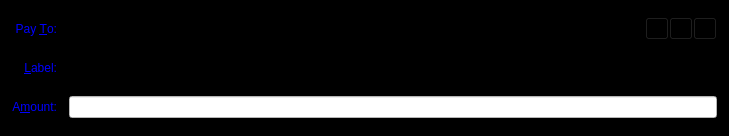
<?xml version="1.0" encoding="UTF-8"?>
<ui version="4.0">
 <class>SendCoinsEntry</class>
 <widget class="QFrame" name="SendCoinsEntry">
  <property name="geometry">
   <rect>
    <x>0</x>
    <y>0</y>
    <width>729</width>
    <height>136</height>
   </rect>
  </property>
  <property name="palette">
   <palette>
    <active>
     <colorrole role="WindowText">
      <brush brushstyle="SolidPattern">
       <color alpha="255">
        <red>170</red>
        <green>0</green>
        <blue>0</blue>
       </color>
      </brush>
     </colorrole>
     <colorrole role="Button">
      <brush brushstyle="SolidPattern">
       <color alpha="255">
        <red>0</red>
        <green>0</green>
        <blue>0</blue>
       </color>
      </brush>
     </colorrole>
     <colorrole role="Midlight">
      <brush brushstyle="SolidPattern">
       <color alpha="255">
        <red>255</red>
        <green>255</green>
        <blue>255</blue>
       </color>
      </brush>
     </colorrole>
     <colorrole role="Dark">
      <brush brushstyle="SolidPattern">
       <color alpha="255">
        <red>255</red>
        <green>255</green>
        <blue>255</blue>
       </color>
      </brush>
     </colorrole>
     <colorrole role="Mid">
      <brush brushstyle="SolidPattern">
       <color alpha="255">
        <red>255</red>
        <green>255</green>
        <blue>255</blue>
       </color>
      </brush>
     </colorrole>
     <colorrole role="Text">
      <brush brushstyle="SolidPattern">
       <color alpha="255">
        <red>170</red>
        <green>0</green>
        <blue>0</blue>
       </color>
      </brush>
     </colorrole>
     <colorrole role="ButtonText">
      <brush brushstyle="SolidPattern">
       <color alpha="255">
        <red>170</red>
        <green>0</green>
        <blue>0</blue>
       </color>
      </brush>
     </colorrole>
     <colorrole role="Base">
      <brush brushstyle="SolidPattern">
       <color alpha="255">
        <red>0</red>
        <green>0</green>
        <blue>0</blue>
       </color>
      </brush>
     </colorrole>
     <colorrole role="Window">
      <brush brushstyle="SolidPattern">
       <color alpha="255">
        <red>0</red>
        <green>0</green>
        <blue>0</blue>
       </color>
      </brush>
     </colorrole>
     <colorrole role="LinkVisited">
      <brush brushstyle="SolidPattern">
       <color alpha="255">
        <red>255</red>
        <green>0</green>
        <blue>0</blue>
       </color>
      </brush>
     </colorrole>
     <colorrole role="ToolTipText">
      <brush brushstyle="SolidPattern">
       <color alpha="255">
        <red>0</red>
        <green>0</green>
        <blue>0</blue>
       </color>
      </brush>
     </colorrole>
    </active>
    <inactive>
     <colorrole role="WindowText">
      <brush brushstyle="SolidPattern">
       <color alpha="255">
        <red>170</red>
        <green>0</green>
        <blue>0</blue>
       </color>
      </brush>
     </colorrole>
     <colorrole role="Button">
      <brush brushstyle="SolidPattern">
       <color alpha="255">
        <red>0</red>
        <green>0</green>
        <blue>0</blue>
       </color>
      </brush>
     </colorrole>
     <colorrole role="Midlight">
      <brush brushstyle="SolidPattern">
       <color alpha="255">
        <red>255</red>
        <green>255</green>
        <blue>255</blue>
       </color>
      </brush>
     </colorrole>
     <colorrole role="Dark">
      <brush brushstyle="SolidPattern">
       <color alpha="255">
        <red>255</red>
        <green>255</green>
        <blue>255</blue>
       </color>
      </brush>
     </colorrole>
     <colorrole role="Mid">
      <brush brushstyle="SolidPattern">
       <color alpha="255">
        <red>255</red>
        <green>255</green>
        <blue>255</blue>
       </color>
      </brush>
     </colorrole>
     <colorrole role="Text">
      <brush brushstyle="SolidPattern">
       <color alpha="255">
        <red>170</red>
        <green>0</green>
        <blue>0</blue>
       </color>
      </brush>
     </colorrole>
     <colorrole role="ButtonText">
      <brush brushstyle="SolidPattern">
       <color alpha="255">
        <red>170</red>
        <green>0</green>
        <blue>0</blue>
       </color>
      </brush>
     </colorrole>
     <colorrole role="Base">
      <brush brushstyle="SolidPattern">
       <color alpha="255">
        <red>0</red>
        <green>0</green>
        <blue>0</blue>
       </color>
      </brush>
     </colorrole>
     <colorrole role="Window">
      <brush brushstyle="SolidPattern">
       <color alpha="255">
        <red>0</red>
        <green>0</green>
        <blue>0</blue>
       </color>
      </brush>
     </colorrole>
     <colorrole role="LinkVisited">
      <brush brushstyle="SolidPattern">
       <color alpha="255">
        <red>255</red>
        <green>0</green>
        <blue>0</blue>
       </color>
      </brush>
     </colorrole>
     <colorrole role="ToolTipText">
      <brush brushstyle="SolidPattern">
       <color alpha="255">
        <red>0</red>
        <green>0</green>
        <blue>0</blue>
       </color>
      </brush>
     </colorrole>
    </inactive>
    <disabled>
     <colorrole role="WindowText">
      <brush brushstyle="SolidPattern">
       <color alpha="255">
        <red>255</red>
        <green>255</green>
        <blue>255</blue>
       </color>
      </brush>
     </colorrole>
     <colorrole role="Button">
      <brush brushstyle="SolidPattern">
       <color alpha="255">
        <red>0</red>
        <green>0</green>
        <blue>0</blue>
       </color>
      </brush>
     </colorrole>
     <colorrole role="Midlight">
      <brush brushstyle="SolidPattern">
       <color alpha="255">
        <red>255</red>
        <green>255</green>
        <blue>255</blue>
       </color>
      </brush>
     </colorrole>
     <colorrole role="Dark">
      <brush brushstyle="SolidPattern">
       <color alpha="255">
        <red>255</red>
        <green>255</green>
        <blue>255</blue>
       </color>
      </brush>
     </colorrole>
     <colorrole role="Mid">
      <brush brushstyle="SolidPattern">
       <color alpha="255">
        <red>255</red>
        <green>255</green>
        <blue>255</blue>
       </color>
      </brush>
     </colorrole>
     <colorrole role="Text">
      <brush brushstyle="SolidPattern">
       <color alpha="255">
        <red>255</red>
        <green>255</green>
        <blue>255</blue>
       </color>
      </brush>
     </colorrole>
     <colorrole role="ButtonText">
      <brush brushstyle="SolidPattern">
       <color alpha="255">
        <red>255</red>
        <green>255</green>
        <blue>255</blue>
       </color>
      </brush>
     </colorrole>
     <colorrole role="Base">
      <brush brushstyle="SolidPattern">
       <color alpha="255">
        <red>0</red>
        <green>0</green>
        <blue>0</blue>
       </color>
      </brush>
     </colorrole>
     <colorrole role="Window">
      <brush brushstyle="SolidPattern">
       <color alpha="255">
        <red>0</red>
        <green>0</green>
        <blue>0</blue>
       </color>
      </brush>
     </colorrole>
     <colorrole role="LinkVisited">
      <brush brushstyle="SolidPattern">
       <color alpha="255">
        <red>255</red>
        <green>0</green>
        <blue>0</blue>
       </color>
      </brush>
     </colorrole>
     <colorrole role="ToolTipText">
      <brush brushstyle="SolidPattern">
       <color alpha="255">
        <red>0</red>
        <green>0</green>
        <blue>0</blue>
       </color>
      </brush>
     </colorrole>
    </disabled>
   </palette>
  </property>
  <property name="windowTitle">
   <string>Form</string>
  </property>
  <property name="styleSheet">
   <string notr="true">background-color: rgb(0, 0, 0);</string>
  </property>
  <property name="frameShape">
   <enum>QFrame::StyledPanel</enum>
  </property>
  <property name="frameShadow">
   <enum>QFrame::Sunken</enum>
  </property>
  <layout class="QGridLayout" name="gridLayout">
   <property name="spacing">
    <number>12</number>
   </property>
   <item row="5" column="0">
    <widget class="QLabel" name="label">
     <property name="palette">
      <palette>
       <active>
        <colorrole role="WindowText">
         <brush brushstyle="SolidPattern">
          <color alpha="255">
           <red>0</red>
           <green>0</green>
           <blue>255</blue>
          </color>
         </brush>
        </colorrole>
        <colorrole role="Button">
         <brush brushstyle="SolidPattern">
          <color alpha="255">
           <red>0</red>
           <green>0</green>
           <blue>0</blue>
          </color>
         </brush>
        </colorrole>
        <colorrole role="Text">
         <brush brushstyle="SolidPattern">
          <color alpha="255">
           <red>0</red>
           <green>0</green>
           <blue>255</blue>
          </color>
         </brush>
        </colorrole>
        <colorrole role="ButtonText">
         <brush brushstyle="SolidPattern">
          <color alpha="255">
           <red>0</red>
           <green>0</green>
           <blue>255</blue>
          </color>
         </brush>
        </colorrole>
        <colorrole role="Base">
         <brush brushstyle="SolidPattern">
          <color alpha="255">
           <red>0</red>
           <green>0</green>
           <blue>0</blue>
          </color>
         </brush>
        </colorrole>
        <colorrole role="Window">
         <brush brushstyle="SolidPattern">
          <color alpha="255">
           <red>0</red>
           <green>0</green>
           <blue>0</blue>
          </color>
         </brush>
        </colorrole>
        <colorrole role="LinkVisited">
         <brush brushstyle="SolidPattern">
          <color alpha="255">
           <red>85</red>
           <green>0</green>
           <blue>127</blue>
          </color>
         </brush>
        </colorrole>
       </active>
       <inactive>
        <colorrole role="WindowText">
         <brush brushstyle="SolidPattern">
          <color alpha="255">
           <red>0</red>
           <green>0</green>
           <blue>255</blue>
          </color>
         </brush>
        </colorrole>
        <colorrole role="Button">
         <brush brushstyle="SolidPattern">
          <color alpha="255">
           <red>0</red>
           <green>0</green>
           <blue>0</blue>
          </color>
         </brush>
        </colorrole>
        <colorrole role="Text">
         <brush brushstyle="SolidPattern">
          <color alpha="255">
           <red>0</red>
           <green>0</green>
           <blue>255</blue>
          </color>
         </brush>
        </colorrole>
        <colorrole role="ButtonText">
         <brush brushstyle="SolidPattern">
          <color alpha="255">
           <red>0</red>
           <green>0</green>
           <blue>255</blue>
          </color>
         </brush>
        </colorrole>
        <colorrole role="Base">
         <brush brushstyle="SolidPattern">
          <color alpha="255">
           <red>0</red>
           <green>0</green>
           <blue>0</blue>
          </color>
         </brush>
        </colorrole>
        <colorrole role="Window">
         <brush brushstyle="SolidPattern">
          <color alpha="255">
           <red>0</red>
           <green>0</green>
           <blue>0</blue>
          </color>
         </brush>
        </colorrole>
        <colorrole role="LinkVisited">
         <brush brushstyle="SolidPattern">
          <color alpha="255">
           <red>85</red>
           <green>0</green>
           <blue>127</blue>
          </color>
         </brush>
        </colorrole>
       </inactive>
       <disabled>
        <colorrole role="WindowText">
         <brush brushstyle="SolidPattern">
          <color alpha="255">
           <red>132</red>
           <green>132</green>
           <blue>132</blue>
          </color>
         </brush>
        </colorrole>
        <colorrole role="Button">
         <brush brushstyle="SolidPattern">
          <color alpha="255">
           <red>0</red>
           <green>0</green>
           <blue>0</blue>
          </color>
         </brush>
        </colorrole>
        <colorrole role="Text">
         <brush brushstyle="SolidPattern">
          <color alpha="255">
           <red>255</red>
           <green>255</green>
           <blue>255</blue>
          </color>
         </brush>
        </colorrole>
        <colorrole role="ButtonText">
         <brush brushstyle="SolidPattern">
          <color alpha="255">
           <red>255</red>
           <green>255</green>
           <blue>255</blue>
          </color>
         </brush>
        </colorrole>
        <colorrole role="Base">
         <brush brushstyle="SolidPattern">
          <color alpha="255">
           <red>0</red>
           <green>0</green>
           <blue>0</blue>
          </color>
         </brush>
        </colorrole>
        <colorrole role="Window">
         <brush brushstyle="SolidPattern">
          <color alpha="255">
           <red>0</red>
           <green>0</green>
           <blue>0</blue>
          </color>
         </brush>
        </colorrole>
        <colorrole role="LinkVisited">
         <brush brushstyle="SolidPattern">
          <color alpha="255">
           <red>85</red>
           <green>0</green>
           <blue>127</blue>
          </color>
         </brush>
        </colorrole>
       </disabled>
      </palette>
     </property>
     <property name="text">
      <string>A&amp;mount:</string>
     </property>
     <property name="alignment">
      <set>Qt::AlignRight|Qt::AlignTrailing|Qt::AlignVCenter</set>
     </property>
     <property name="buddy">
      <cstring>payAmount</cstring>
     </property>
    </widget>
   </item>
   <item row="3" column="0">
    <widget class="QLabel" name="label_2">
     <property name="palette">
      <palette>
       <active>
        <colorrole role="WindowText">
         <brush brushstyle="SolidPattern">
          <color alpha="255">
           <red>0</red>
           <green>0</green>
           <blue>255</blue>
          </color>
         </brush>
        </colorrole>
        <colorrole role="Button">
         <brush brushstyle="SolidPattern">
          <color alpha="255">
           <red>0</red>
           <green>0</green>
           <blue>0</blue>
          </color>
         </brush>
        </colorrole>
        <colorrole role="Text">
         <brush brushstyle="SolidPattern">
          <color alpha="255">
           <red>0</red>
           <green>0</green>
           <blue>255</blue>
          </color>
         </brush>
        </colorrole>
        <colorrole role="ButtonText">
         <brush brushstyle="SolidPattern">
          <color alpha="255">
           <red>0</red>
           <green>0</green>
           <blue>255</blue>
          </color>
         </brush>
        </colorrole>
        <colorrole role="Base">
         <brush brushstyle="SolidPattern">
          <color alpha="255">
           <red>0</red>
           <green>0</green>
           <blue>0</blue>
          </color>
         </brush>
        </colorrole>
        <colorrole role="Window">
         <brush brushstyle="SolidPattern">
          <color alpha="255">
           <red>0</red>
           <green>0</green>
           <blue>0</blue>
          </color>
         </brush>
        </colorrole>
        <colorrole role="LinkVisited">
         <brush brushstyle="SolidPattern">
          <color alpha="255">
           <red>85</red>
           <green>0</green>
           <blue>127</blue>
          </color>
         </brush>
        </colorrole>
       </active>
       <inactive>
        <colorrole role="WindowText">
         <brush brushstyle="SolidPattern">
          <color alpha="255">
           <red>0</red>
           <green>0</green>
           <blue>255</blue>
          </color>
         </brush>
        </colorrole>
        <colorrole role="Button">
         <brush brushstyle="SolidPattern">
          <color alpha="255">
           <red>0</red>
           <green>0</green>
           <blue>0</blue>
          </color>
         </brush>
        </colorrole>
        <colorrole role="Text">
         <brush brushstyle="SolidPattern">
          <color alpha="255">
           <red>0</red>
           <green>0</green>
           <blue>255</blue>
          </color>
         </brush>
        </colorrole>
        <colorrole role="ButtonText">
         <brush brushstyle="SolidPattern">
          <color alpha="255">
           <red>0</red>
           <green>0</green>
           <blue>255</blue>
          </color>
         </brush>
        </colorrole>
        <colorrole role="Base">
         <brush brushstyle="SolidPattern">
          <color alpha="255">
           <red>0</red>
           <green>0</green>
           <blue>0</blue>
          </color>
         </brush>
        </colorrole>
        <colorrole role="Window">
         <brush brushstyle="SolidPattern">
          <color alpha="255">
           <red>0</red>
           <green>0</green>
           <blue>0</blue>
          </color>
         </brush>
        </colorrole>
        <colorrole role="LinkVisited">
         <brush brushstyle="SolidPattern">
          <color alpha="255">
           <red>85</red>
           <green>0</green>
           <blue>127</blue>
          </color>
         </brush>
        </colorrole>
       </inactive>
       <disabled>
        <colorrole role="WindowText">
         <brush brushstyle="SolidPattern">
          <color alpha="255">
           <red>132</red>
           <green>132</green>
           <blue>132</blue>
          </color>
         </brush>
        </colorrole>
        <colorrole role="Button">
         <brush brushstyle="SolidPattern">
          <color alpha="255">
           <red>0</red>
           <green>0</green>
           <blue>0</blue>
          </color>
         </brush>
        </colorrole>
        <colorrole role="Text">
         <brush brushstyle="SolidPattern">
          <color alpha="255">
           <red>255</red>
           <green>255</green>
           <blue>255</blue>
          </color>
         </brush>
        </colorrole>
        <colorrole role="ButtonText">
         <brush brushstyle="SolidPattern">
          <color alpha="255">
           <red>255</red>
           <green>255</green>
           <blue>255</blue>
          </color>
         </brush>
        </colorrole>
        <colorrole role="Base">
         <brush brushstyle="SolidPattern">
          <color alpha="255">
           <red>0</red>
           <green>0</green>
           <blue>0</blue>
          </color>
         </brush>
        </colorrole>
        <colorrole role="Window">
         <brush brushstyle="SolidPattern">
          <color alpha="255">
           <red>0</red>
           <green>0</green>
           <blue>0</blue>
          </color>
         </brush>
        </colorrole>
        <colorrole role="LinkVisited">
         <brush brushstyle="SolidPattern">
          <color alpha="255">
           <red>85</red>
           <green>0</green>
           <blue>127</blue>
          </color>
         </brush>
        </colorrole>
       </disabled>
      </palette>
     </property>
     <property name="text">
      <string>Pay &amp;To:</string>
     </property>
     <property name="alignment">
      <set>Qt::AlignRight|Qt::AlignTrailing|Qt::AlignVCenter</set>
     </property>
     <property name="buddy">
      <cstring>payTo</cstring>
     </property>
    </widget>
   </item>
   <item row="5" column="1">
    <widget class="BitcoinAmountField" name="payAmount">
     <property name="palette">
      <palette>
       <active>
        <colorrole role="WindowText">
         <brush brushstyle="SolidPattern">
          <color alpha="255">
           <red>0</red>
           <green>0</green>
           <blue>0</blue>
          </color>
         </brush>
        </colorrole>
        <colorrole role="Button">
         <brush brushstyle="SolidPattern">
          <color alpha="255">
           <red>255</red>
           <green>255</green>
           <blue>255</blue>
          </color>
         </brush>
        </colorrole>
        <colorrole role="Text">
         <brush brushstyle="SolidPattern">
          <color alpha="255">
           <red>0</red>
           <green>0</green>
           <blue>0</blue>
          </color>
         </brush>
        </colorrole>
        <colorrole role="ButtonText">
         <brush brushstyle="SolidPattern">
          <color alpha="255">
           <red>0</red>
           <green>0</green>
           <blue>0</blue>
          </color>
         </brush>
        </colorrole>
        <colorrole role="Base">
         <brush brushstyle="SolidPattern">
          <color alpha="255">
           <red>255</red>
           <green>255</green>
           <blue>255</blue>
          </color>
         </brush>
        </colorrole>
        <colorrole role="Window">
         <brush brushstyle="SolidPattern">
          <color alpha="255">
           <red>255</red>
           <green>255</green>
           <blue>255</blue>
          </color>
         </brush>
        </colorrole>
       </active>
       <inactive>
        <colorrole role="WindowText">
         <brush brushstyle="SolidPattern">
          <color alpha="255">
           <red>0</red>
           <green>0</green>
           <blue>0</blue>
          </color>
         </brush>
        </colorrole>
        <colorrole role="Button">
         <brush brushstyle="SolidPattern">
          <color alpha="255">
           <red>255</red>
           <green>255</green>
           <blue>255</blue>
          </color>
         </brush>
        </colorrole>
        <colorrole role="Text">
         <brush brushstyle="SolidPattern">
          <color alpha="255">
           <red>0</red>
           <green>0</green>
           <blue>0</blue>
          </color>
         </brush>
        </colorrole>
        <colorrole role="ButtonText">
         <brush brushstyle="SolidPattern">
          <color alpha="255">
           <red>0</red>
           <green>0</green>
           <blue>0</blue>
          </color>
         </brush>
        </colorrole>
        <colorrole role="Base">
         <brush brushstyle="SolidPattern">
          <color alpha="255">
           <red>255</red>
           <green>255</green>
           <blue>255</blue>
          </color>
         </brush>
        </colorrole>
        <colorrole role="Window">
         <brush brushstyle="SolidPattern">
          <color alpha="255">
           <red>255</red>
           <green>255</green>
           <blue>255</blue>
          </color>
         </brush>
        </colorrole>
       </inactive>
       <disabled>
        <colorrole role="WindowText">
         <brush brushstyle="SolidPattern">
          <color alpha="255">
           <red>0</red>
           <green>0</green>
           <blue>0</blue>
          </color>
         </brush>
        </colorrole>
        <colorrole role="Button">
         <brush brushstyle="SolidPattern">
          <color alpha="255">
           <red>255</red>
           <green>255</green>
           <blue>255</blue>
          </color>
         </brush>
        </colorrole>
        <colorrole role="Text">
         <brush brushstyle="SolidPattern">
          <color alpha="255">
           <red>0</red>
           <green>0</green>
           <blue>0</blue>
          </color>
         </brush>
        </colorrole>
        <colorrole role="ButtonText">
         <brush brushstyle="SolidPattern">
          <color alpha="255">
           <red>0</red>
           <green>0</green>
           <blue>0</blue>
          </color>
         </brush>
        </colorrole>
        <colorrole role="Base">
         <brush brushstyle="SolidPattern">
          <color alpha="255">
           <red>255</red>
           <green>255</green>
           <blue>255</blue>
          </color>
         </brush>
        </colorrole>
        <colorrole role="Window">
         <brush brushstyle="SolidPattern">
          <color alpha="255">
           <red>255</red>
           <green>255</green>
           <blue>255</blue>
          </color>
         </brush>
        </colorrole>
       </disabled>
      </palette>
     </property>
     <property name="focusPolicy">
      <enum>Qt::ClickFocus</enum>
     </property>
     <property name="autoFillBackground">
      <bool>false</bool>
     </property>
     <property name="styleSheet">
      <string notr="true">background-color: rgb(255, 255, 255);
color: rgb(0, 0, 0);</string>
     </property>
    </widget>
   </item>
   <item row="4" column="1">
    <layout class="QHBoxLayout" name="horizontalLayout_2">
     <property name="spacing">
      <number>0</number>
     </property>
     <item>
      <widget class="QValidatedLineEdit" name="addAsLabel">
       <property name="enabled">
        <bool>true</bool>
       </property>
       <property name="palette">
        <palette>
         <active>
          <colorrole role="WindowText">
           <brush brushstyle="SolidPattern">
            <color alpha="255">
             <red>255</red>
             <green>255</green>
             <blue>255</blue>
            </color>
           </brush>
          </colorrole>
          <colorrole role="Button">
           <brush brushstyle="SolidPattern">
            <color alpha="255">
             <red>0</red>
             <green>0</green>
             <blue>0</blue>
            </color>
           </brush>
          </colorrole>
          <colorrole role="Text">
           <brush brushstyle="SolidPattern">
            <color alpha="255">
             <red>255</red>
             <green>255</green>
             <blue>255</blue>
            </color>
           </brush>
          </colorrole>
          <colorrole role="ButtonText">
           <brush brushstyle="SolidPattern">
            <color alpha="255">
             <red>255</red>
             <green>255</green>
             <blue>255</blue>
            </color>
           </brush>
          </colorrole>
          <colorrole role="Base">
           <brush brushstyle="SolidPattern">
            <color alpha="255">
             <red>0</red>
             <green>0</green>
             <blue>0</blue>
            </color>
           </brush>
          </colorrole>
          <colorrole role="Window">
           <brush brushstyle="SolidPattern">
            <color alpha="255">
             <red>0</red>
             <green>0</green>
             <blue>0</blue>
            </color>
           </brush>
          </colorrole>
          <colorrole role="Shadow">
           <brush brushstyle="SolidPattern">
            <color alpha="255">
             <red>255</red>
             <green>255</green>
             <blue>255</blue>
            </color>
           </brush>
          </colorrole>
          <colorrole role="HighlightedText">
           <brush brushstyle="SolidPattern">
            <color alpha="255">
             <red>255</red>
             <green>255</green>
             <blue>255</blue>
            </color>
           </brush>
          </colorrole>
         </active>
         <inactive>
          <colorrole role="WindowText">
           <brush brushstyle="SolidPattern">
            <color alpha="255">
             <red>255</red>
             <green>255</green>
             <blue>255</blue>
            </color>
           </brush>
          </colorrole>
          <colorrole role="Button">
           <brush brushstyle="SolidPattern">
            <color alpha="255">
             <red>0</red>
             <green>0</green>
             <blue>0</blue>
            </color>
           </brush>
          </colorrole>
          <colorrole role="Text">
           <brush brushstyle="SolidPattern">
            <color alpha="255">
             <red>255</red>
             <green>255</green>
             <blue>255</blue>
            </color>
           </brush>
          </colorrole>
          <colorrole role="ButtonText">
           <brush brushstyle="SolidPattern">
            <color alpha="255">
             <red>255</red>
             <green>255</green>
             <blue>255</blue>
            </color>
           </brush>
          </colorrole>
          <colorrole role="Base">
           <brush brushstyle="SolidPattern">
            <color alpha="255">
             <red>0</red>
             <green>0</green>
             <blue>0</blue>
            </color>
           </brush>
          </colorrole>
          <colorrole role="Window">
           <brush brushstyle="SolidPattern">
            <color alpha="255">
             <red>0</red>
             <green>0</green>
             <blue>0</blue>
            </color>
           </brush>
          </colorrole>
          <colorrole role="Shadow">
           <brush brushstyle="SolidPattern">
            <color alpha="255">
             <red>255</red>
             <green>255</green>
             <blue>255</blue>
            </color>
           </brush>
          </colorrole>
          <colorrole role="HighlightedText">
           <brush brushstyle="SolidPattern">
            <color alpha="255">
             <red>255</red>
             <green>255</green>
             <blue>255</blue>
            </color>
           </brush>
          </colorrole>
         </inactive>
         <disabled>
          <colorrole role="WindowText">
           <brush brushstyle="SolidPattern">
            <color alpha="255">
             <red>255</red>
             <green>255</green>
             <blue>255</blue>
            </color>
           </brush>
          </colorrole>
          <colorrole role="Button">
           <brush brushstyle="SolidPattern">
            <color alpha="255">
             <red>0</red>
             <green>0</green>
             <blue>0</blue>
            </color>
           </brush>
          </colorrole>
          <colorrole role="Text">
           <brush brushstyle="SolidPattern">
            <color alpha="255">
             <red>255</red>
             <green>255</green>
             <blue>255</blue>
            </color>
           </brush>
          </colorrole>
          <colorrole role="ButtonText">
           <brush brushstyle="SolidPattern">
            <color alpha="255">
             <red>255</red>
             <green>255</green>
             <blue>255</blue>
            </color>
           </brush>
          </colorrole>
          <colorrole role="Base">
           <brush brushstyle="SolidPattern">
            <color alpha="255">
             <red>0</red>
             <green>0</green>
             <blue>0</blue>
            </color>
           </brush>
          </colorrole>
          <colorrole role="Window">
           <brush brushstyle="SolidPattern">
            <color alpha="255">
             <red>0</red>
             <green>0</green>
             <blue>0</blue>
            </color>
           </brush>
          </colorrole>
          <colorrole role="Shadow">
           <brush brushstyle="SolidPattern">
            <color alpha="255">
             <red>255</red>
             <green>255</green>
             <blue>255</blue>
            </color>
           </brush>
          </colorrole>
          <colorrole role="HighlightedText">
           <brush brushstyle="SolidPattern">
            <color alpha="255">
             <red>255</red>
             <green>255</green>
             <blue>255</blue>
            </color>
           </brush>
          </colorrole>
         </disabled>
        </palette>
       </property>
       <property name="toolTip">
        <string>&lt;html&gt;&lt;head/&gt;&lt;body&gt;&lt;p&gt;&lt;span style=&quot; color:#aa0000;&quot;&gt;Enter a label for this address to add it to your address book&lt;/span&gt;&lt;/p&gt;&lt;/body&gt;&lt;/html&gt;</string>
       </property>
       <property name="styleSheet">
        <string notr="true">color: rgb(255, 255, 255);
border-color: rgb(255, 0, 0);</string>
       </property>
      </widget>
     </item>
    </layout>
   </item>
   <item row="4" column="0">
    <widget class="QLabel" name="label_4">
     <property name="palette">
      <palette>
       <active>
        <colorrole role="WindowText">
         <brush brushstyle="SolidPattern">
          <color alpha="255">
           <red>0</red>
           <green>0</green>
           <blue>255</blue>
          </color>
         </brush>
        </colorrole>
        <colorrole role="Button">
         <brush brushstyle="SolidPattern">
          <color alpha="255">
           <red>0</red>
           <green>0</green>
           <blue>0</blue>
          </color>
         </brush>
        </colorrole>
        <colorrole role="Text">
         <brush brushstyle="SolidPattern">
          <color alpha="255">
           <red>0</red>
           <green>0</green>
           <blue>255</blue>
          </color>
         </brush>
        </colorrole>
        <colorrole role="ButtonText">
         <brush brushstyle="SolidPattern">
          <color alpha="255">
           <red>255</red>
           <green>255</green>
           <blue>255</blue>
          </color>
         </brush>
        </colorrole>
        <colorrole role="Base">
         <brush brushstyle="SolidPattern">
          <color alpha="255">
           <red>0</red>
           <green>0</green>
           <blue>0</blue>
          </color>
         </brush>
        </colorrole>
        <colorrole role="Window">
         <brush brushstyle="SolidPattern">
          <color alpha="255">
           <red>0</red>
           <green>0</green>
           <blue>0</blue>
          </color>
         </brush>
        </colorrole>
        <colorrole role="LinkVisited">
         <brush brushstyle="SolidPattern">
          <color alpha="255">
           <red>85</red>
           <green>0</green>
           <blue>127</blue>
          </color>
         </brush>
        </colorrole>
       </active>
       <inactive>
        <colorrole role="WindowText">
         <brush brushstyle="SolidPattern">
          <color alpha="255">
           <red>0</red>
           <green>0</green>
           <blue>255</blue>
          </color>
         </brush>
        </colorrole>
        <colorrole role="Button">
         <brush brushstyle="SolidPattern">
          <color alpha="255">
           <red>0</red>
           <green>0</green>
           <blue>0</blue>
          </color>
         </brush>
        </colorrole>
        <colorrole role="Text">
         <brush brushstyle="SolidPattern">
          <color alpha="255">
           <red>0</red>
           <green>0</green>
           <blue>255</blue>
          </color>
         </brush>
        </colorrole>
        <colorrole role="ButtonText">
         <brush brushstyle="SolidPattern">
          <color alpha="255">
           <red>255</red>
           <green>255</green>
           <blue>255</blue>
          </color>
         </brush>
        </colorrole>
        <colorrole role="Base">
         <brush brushstyle="SolidPattern">
          <color alpha="255">
           <red>0</red>
           <green>0</green>
           <blue>0</blue>
          </color>
         </brush>
        </colorrole>
        <colorrole role="Window">
         <brush brushstyle="SolidPattern">
          <color alpha="255">
           <red>0</red>
           <green>0</green>
           <blue>0</blue>
          </color>
         </brush>
        </colorrole>
        <colorrole role="LinkVisited">
         <brush brushstyle="SolidPattern">
          <color alpha="255">
           <red>85</red>
           <green>0</green>
           <blue>127</blue>
          </color>
         </brush>
        </colorrole>
       </inactive>
       <disabled>
        <colorrole role="WindowText">
         <brush brushstyle="SolidPattern">
          <color alpha="255">
           <red>132</red>
           <green>132</green>
           <blue>132</blue>
          </color>
         </brush>
        </colorrole>
        <colorrole role="Button">
         <brush brushstyle="SolidPattern">
          <color alpha="255">
           <red>0</red>
           <green>0</green>
           <blue>0</blue>
          </color>
         </brush>
        </colorrole>
        <colorrole role="Text">
         <brush brushstyle="SolidPattern">
          <color alpha="255">
           <red>255</red>
           <green>255</green>
           <blue>255</blue>
          </color>
         </brush>
        </colorrole>
        <colorrole role="ButtonText">
         <brush brushstyle="SolidPattern">
          <color alpha="255">
           <red>255</red>
           <green>255</green>
           <blue>255</blue>
          </color>
         </brush>
        </colorrole>
        <colorrole role="Base">
         <brush brushstyle="SolidPattern">
          <color alpha="255">
           <red>0</red>
           <green>0</green>
           <blue>0</blue>
          </color>
         </brush>
        </colorrole>
        <colorrole role="Window">
         <brush brushstyle="SolidPattern">
          <color alpha="255">
           <red>0</red>
           <green>0</green>
           <blue>0</blue>
          </color>
         </brush>
        </colorrole>
        <colorrole role="LinkVisited">
         <brush brushstyle="SolidPattern">
          <color alpha="255">
           <red>85</red>
           <green>0</green>
           <blue>127</blue>
          </color>
         </brush>
        </colorrole>
       </disabled>
      </palette>
     </property>
     <property name="text">
      <string>&amp;Label:</string>
     </property>
     <property name="alignment">
      <set>Qt::AlignRight|Qt::AlignTrailing|Qt::AlignVCenter</set>
     </property>
     <property name="buddy">
      <cstring>addAsLabel</cstring>
     </property>
    </widget>
   </item>
   <item row="3" column="1">
    <layout class="QHBoxLayout" name="payToLayout">
     <property name="spacing">
      <number>0</number>
     </property>
     <item>
      <widget class="QValidatedLineEdit" name="payTo">
       <property name="palette">
        <palette>
         <active>
          <colorrole role="WindowText">
           <brush brushstyle="SolidPattern">
            <color alpha="255">
             <red>255</red>
             <green>255</green>
             <blue>255</blue>
            </color>
           </brush>
          </colorrole>
          <colorrole role="Button">
           <brush brushstyle="SolidPattern">
            <color alpha="255">
             <red>0</red>
             <green>0</green>
             <blue>0</blue>
            </color>
           </brush>
          </colorrole>
          <colorrole role="Text">
           <brush brushstyle="SolidPattern">
            <color alpha="255">
             <red>255</red>
             <green>255</green>
             <blue>255</blue>
            </color>
           </brush>
          </colorrole>
          <colorrole role="ButtonText">
           <brush brushstyle="SolidPattern">
            <color alpha="255">
             <red>255</red>
             <green>255</green>
             <blue>255</blue>
            </color>
           </brush>
          </colorrole>
          <colorrole role="Base">
           <brush brushstyle="SolidPattern">
            <color alpha="255">
             <red>0</red>
             <green>0</green>
             <blue>0</blue>
            </color>
           </brush>
          </colorrole>
          <colorrole role="Window">
           <brush brushstyle="SolidPattern">
            <color alpha="255">
             <red>0</red>
             <green>0</green>
             <blue>0</blue>
            </color>
           </brush>
          </colorrole>
          <colorrole role="Shadow">
           <brush brushstyle="SolidPattern">
            <color alpha="255">
             <red>255</red>
             <green>255</green>
             <blue>255</blue>
            </color>
           </brush>
          </colorrole>
         </active>
         <inactive>
          <colorrole role="WindowText">
           <brush brushstyle="SolidPattern">
            <color alpha="255">
             <red>255</red>
             <green>255</green>
             <blue>255</blue>
            </color>
           </brush>
          </colorrole>
          <colorrole role="Button">
           <brush brushstyle="SolidPattern">
            <color alpha="255">
             <red>0</red>
             <green>0</green>
             <blue>0</blue>
            </color>
           </brush>
          </colorrole>
          <colorrole role="Text">
           <brush brushstyle="SolidPattern">
            <color alpha="255">
             <red>255</red>
             <green>255</green>
             <blue>255</blue>
            </color>
           </brush>
          </colorrole>
          <colorrole role="ButtonText">
           <brush brushstyle="SolidPattern">
            <color alpha="255">
             <red>255</red>
             <green>255</green>
             <blue>255</blue>
            </color>
           </brush>
          </colorrole>
          <colorrole role="Base">
           <brush brushstyle="SolidPattern">
            <color alpha="255">
             <red>0</red>
             <green>0</green>
             <blue>0</blue>
            </color>
           </brush>
          </colorrole>
          <colorrole role="Window">
           <brush brushstyle="SolidPattern">
            <color alpha="255">
             <red>0</red>
             <green>0</green>
             <blue>0</blue>
            </color>
           </brush>
          </colorrole>
          <colorrole role="Shadow">
           <brush brushstyle="SolidPattern">
            <color alpha="255">
             <red>255</red>
             <green>255</green>
             <blue>255</blue>
            </color>
           </brush>
          </colorrole>
         </inactive>
         <disabled>
          <colorrole role="WindowText">
           <brush brushstyle="SolidPattern">
            <color alpha="255">
             <red>255</red>
             <green>255</green>
             <blue>255</blue>
            </color>
           </brush>
          </colorrole>
          <colorrole role="Button">
           <brush brushstyle="SolidPattern">
            <color alpha="255">
             <red>0</red>
             <green>0</green>
             <blue>0</blue>
            </color>
           </brush>
          </colorrole>
          <colorrole role="Text">
           <brush brushstyle="SolidPattern">
            <color alpha="255">
             <red>255</red>
             <green>255</green>
             <blue>255</blue>
            </color>
           </brush>
          </colorrole>
          <colorrole role="ButtonText">
           <brush brushstyle="SolidPattern">
            <color alpha="255">
             <red>255</red>
             <green>255</green>
             <blue>255</blue>
            </color>
           </brush>
          </colorrole>
          <colorrole role="Base">
           <brush brushstyle="SolidPattern">
            <color alpha="255">
             <red>0</red>
             <green>0</green>
             <blue>0</blue>
            </color>
           </brush>
          </colorrole>
          <colorrole role="Window">
           <brush brushstyle="SolidPattern">
            <color alpha="255">
             <red>0</red>
             <green>0</green>
             <blue>0</blue>
            </color>
           </brush>
          </colorrole>
          <colorrole role="Shadow">
           <brush brushstyle="SolidPattern">
            <color alpha="255">
             <red>255</red>
             <green>255</green>
             <blue>255</blue>
            </color>
           </brush>
          </colorrole>
         </disabled>
        </palette>
       </property>
       <property name="toolTip">
        <string>&lt;html&gt;&lt;head/&gt;&lt;body&gt;&lt;p&gt;&lt;span style=&quot; color:#aa0000;&quot;&gt;The address to send the payment to  (e.g. D6C128gpd7yhUVApHAKAjqD6jd71uG3HEK)&lt;/span&gt;&lt;/p&gt;&lt;/body&gt;&lt;/html&gt;</string>
       </property>
       <property name="styleSheet">
        <string notr="true">color: rgb(255, 255, 255);
border-color: rgb(255, 0, 0);</string>
       </property>
       <property name="text">
        <string/>
       </property>
       <property name="maxLength">
        <number>34</number>
       </property>
      </widget>
     </item>
     <item>
      <widget class="QToolButton" name="addressBookButton">
       <property name="toolTip">
        <string>Choose address from address book</string>
       </property>
       <property name="text">
        <string/>
       </property>
       <property name="icon">
        <iconset resource="../bitcoin.qrc">
         <normaloff>:/icons/address-book</normaloff>:/icons/address-book</iconset>
       </property>
       <property name="shortcut">
        <string>Alt+A</string>
       </property>
      </widget>
     </item>
     <item>
      <widget class="QToolButton" name="pasteButton">
       <property name="toolTip">
        <string>Paste address from clipboard</string>
       </property>
       <property name="text">
        <string/>
       </property>
       <property name="icon">
        <iconset resource="../bitcoin.qrc">
         <normaloff>:/icons/editpaste</normaloff>:/icons/editpaste</iconset>
       </property>
       <property name="shortcut">
        <string>Alt+P</string>
       </property>
      </widget>
     </item>
     <item>
      <widget class="QToolButton" name="deleteButton">
       <property name="toolTip">
        <string>Remove this recipient</string>
       </property>
       <property name="text">
        <string/>
       </property>
       <property name="icon">
        <iconset resource="../bitcoin.qrc">
         <normaloff>:/icons/remove</normaloff>:/icons/remove</iconset>
       </property>
      </widget>
     </item>
    </layout>
   </item>
  </layout>
 </widget>
 <customwidgets>
  <customwidget>
   <class>QValidatedLineEdit</class>
   <extends>QLineEdit</extends>
   <header>qvalidatedlineedit.h</header>
  </customwidget>
  <customwidget>
   <class>BitcoinAmountField</class>
   <extends>QLineEdit</extends>
   <header>bitcoinamountfield.h</header>
   <container>1</container>
  </customwidget>
 </customwidgets>
 <resources>
  <include location="../bitcoin.qrc"/>
 </resources>
 <connections/>
</ui>
